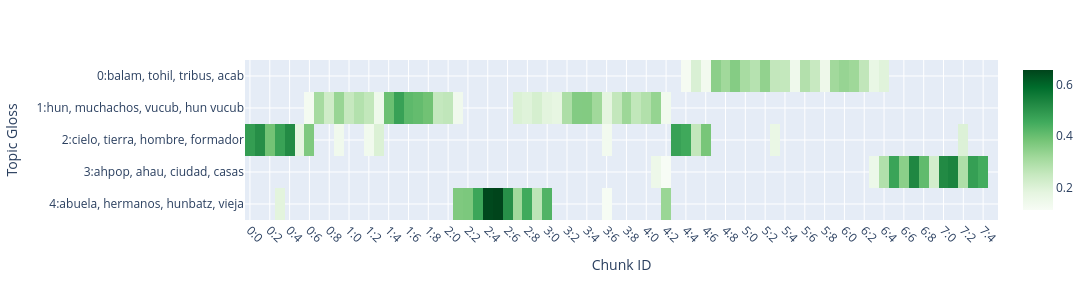

This figure's notebook cell:
### Code cell
thresh = .11 # .08 #THETA.mean().mean()
px.imshow(THETA[THETA >= thresh].T, 
    x = x_axis_labels,
    y = y_axis_labels,
    color_continuous_scale=px.colors.sequential.Greens, 
    height=300, width=1200, aspect='auto')\
    .update_layout(
        xaxis_title="Chunk ID",
        yaxis_title="Topic Gloss",
        xaxis={ 'tickangle': 45},
        yaxis={ 'tickangle': 0}
)

### Figure 1 — Plotly figure (JSON) as saved in the notebook; plotly's stock layout.template omitted (floating-point values rounded to 4 significant figures; data arrays with more than 128 entries replaced by an {"elided": "..."} marker saying what was removed)
{"data": [{"coloraxis": "coloraxis", "hovertemplate": "chunk_id: %{x}<br>y: %{y}<br>color: %{z}<extra></extra>", "name": "0", "type": "heatmap", "x": ["0:0", "0:1", "0:2", "0:3", "0:4", "0:5", "0:6", "0:7", "0:8", "0:9", "1:0", "1:1", "1:2", "1:3", "1:4", "1:5", "1:6", "1:7", "1:8", "1:9", "2:0", "2:1", "2:2", "2:3", "2:4", "2:5", "2:6", "2:7", "2:8", "2:9", "3:0", "3:1", "3:2", "3:3", "3:4", "3:5", "3:6", "3:7", "3:8", "3:9", "4:0", "4:1", "4:2", "4:3", "4:4", "4:5", "4:6", "4:7", "4:8", "4:9", "5:0", "5:1", "5:2", "5:3", "5:4", "5:5", "5:6", "5:7", "5:8", "5:9", "6:0", "6:1", "6:2", "6:3", "6:4", "6:5", "6:6", "6:7", "6:8", "6:9", "7:0", "7:1", "7:2", "7:3", "7:4", "7:5"], "xaxis": "x", "y": ["0:balam, tohil, tribus, acab", "1:hun, muchachos, vucub, hun vucub", "2:cielo, tierra, hombre, formador", "3:ahpop, ahau, ciudad, casas", "4:abuela, hermanos, hunbatz, vieja"], "yaxis": "y", "z": {"elided": "5x76 float values"}}], "layout": {"coloraxis": {"colorscale": [[0, "rgb(247,252,245)"], [0.125, "rgb(229,245,224)"], [0.25, "rgb(199,233,192)"], [0.375, "rgb(161,217,155)"], [0.5, "rgb(116,196,118)"], [0.625, "rgb(65,171,93)"], [0.75, "rgb(35,139,69)"], [0.875, "rgb(0,109,44)"], [1, "rgb(0,68,27)"]]}, "height": 300, "margin": {"t": 60}, "width": 1200, "xaxis": {"anchor": "y", "autorange": true, "domain": [0, 1], "range": [-0.5, 75.5], "tickangle": 45, "title": {"text": "Chunk ID"}, "type": "category"}, "yaxis": {"anchor": "x", "autorange": true, "domain": [0, 1], "range": [4.5, -0.5], "tickangle": 0, "title": {"text": "Topic Gloss"}, "type": "category"}}}
